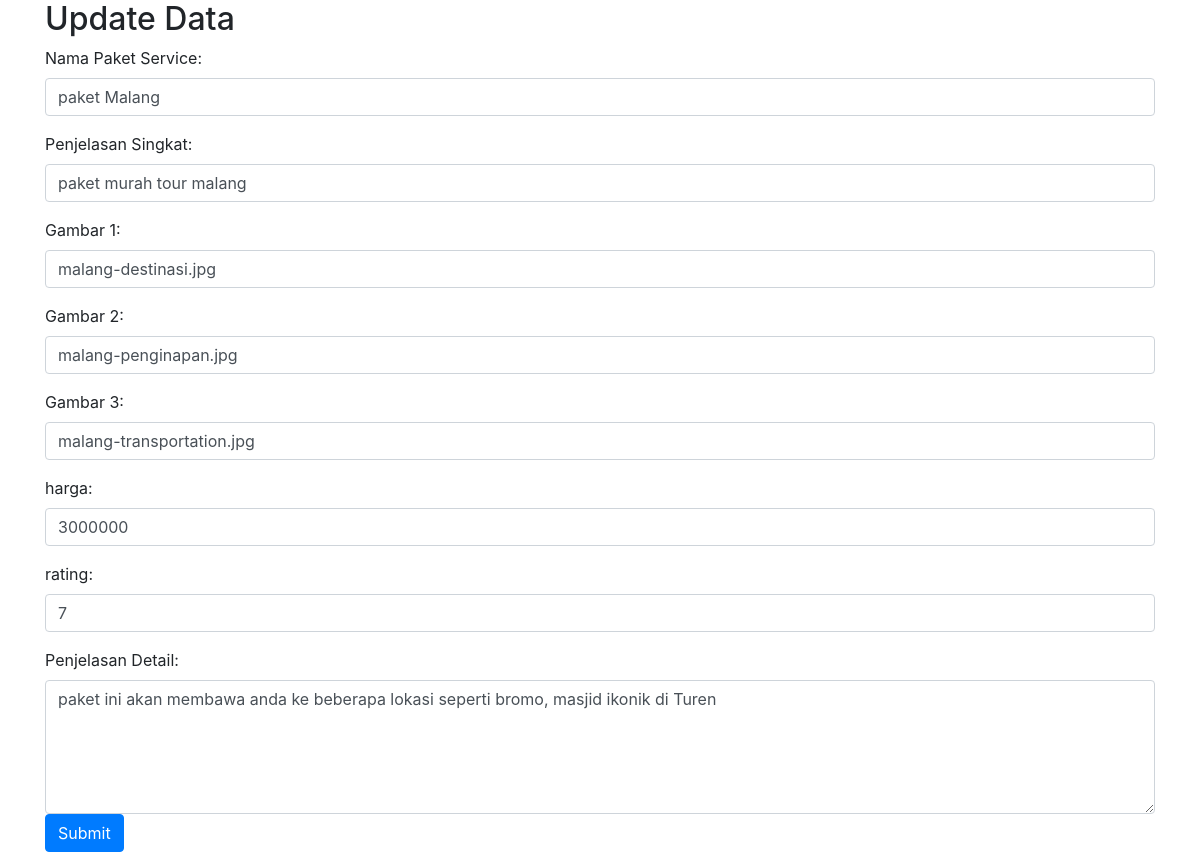
/applied/admin-pack/update-pack.php?id_paket_service=1, run on the app's committed database.
### tables this page shows
CREATE TABLE `paket_service` (
  `id_paket_service` int(11) NOT NULL,
  `nama_paket_service` varchar(100) NOT NULL,
  `penjelasan_singkat_paket_service` varchar(100) NOT NULL,
  `penjelasan_detail_paket_service` varchar(500) NOT NULL,
  `gambar_1_paket_service` varchar(100) DEFAULT NULL,
  `gambar_2_paket_service` varchar(100) DEFAULT NULL,
  `gambar_3_paket_service` varchar(100) DEFAULT NULL,
  `harga_paket_service` int(11) NOT NULL,
  `rating_paket_service` int(11) NOT NULL
);

### applied/admin-pack/update-pack.php (the view, shortened to what this page needs)
<!DOCTYPE html>
<html>
<head>
    <link rel="stylesheet" href="https://cdn.jsdelivr.net/npm/bootstrap@4.6.1/dist/css/bootstrap.min.css">
</head>
<body>
    <div class="container">
        <?php
        include_once "../koneksi.php";
        if (isset($_GET['id_paket_service'])) {
            $id_paket_service = input($_GET["id_paket_service"]);
            $sql = "select * from paket_service where id_paket_service=$id_paket_service";
            $hasil = mysqli_query($conn, $sql);
            $data_paket_service = mysqli_fetch_assoc($hasil);
        }
        function input($data)
        {
            $data = trim($data);
            $data = stripslashes($data);
            $data = htmlspecialchars($data);
            return $data;
        }
        ?>
        <h2>Update Data</h2>
        <form action="<?php echo htmlspecialchars($_SERVER["PHP_SELF"]);
                        ?>" method="post">
            <div class="form-group">
                <label>Nama Paket Service:</label>
                <input type="text" name="nama_paket_service" class="form-control" placeholder="Masukan nama paket service" required value="<?= $data_paket_service["nama_paket_service"] ?>" />
            </div>
            <div class="form-group">
                <label>Penjelasan Singkat:</label>
                <input type="text" name="penjelasan_singkat_paket_service" class="form-control" placeholder="Masukan Penjelasan Singkat" required value="<?= $data_paket_service["penjelasan_singkat_paket_service"] ?>"/>
            </div>
            <div class="form-group">
                <label>Gambar 1:</label>
                <input type="text" name="gambar_1_paket_service" class="form-control" placeholder="Masukan Nama Gambar 1" value="<?= $data_paket_service["gambar_1_paket_service"] ?>"/>
            </div>
            <div class="form-group">
                <label>Gambar 2:</label>
                <input type="text" name="gambar_2_paket_service" class="form-control" placeholder="Masukan Nama Gambar 2" value="<?= $data_paket_service["gambar_2_paket_service"] ?>"/>
            </div>
            <div class="form-group">
                <label>Gambar 3:</label>
                <input type="text" name="gambar_3_paket_service" class="form-control" placeholder="Masukan Nama Gambar 3" value="<?= $data_paket_service["gambar_3_paket_service"] ?>"/>
            </div>
            <div class="form-group">
                <label>harga:</label>
                <input type="text" name="harga_paket_service" class="form-control" placeholder="Masukan harga" value="<?= $data_paket_service["harga_paket_service"] ?>"/>
            </div>
            <div class="form-group">
                <label>rating:</label>
                <input type="text" name="rating_paket_service" class="form-control" placeholder="Masukan rating" value="<?= $data_paket_service["rating_paket_service"] ?>"/>
            </div>
            <div class="Penjelasan Detail">
                <label>Penjelasan Detail:</label>
                <textarea name="penjelasan_detail_paket_service" class="form-control" rows="5" placeholder="Masukan Penjelasan Detail" required ><?= $data_paket_service["penjelasan_detail_paket_service"]?>
            </textarea>
            </div>
            <button type="submit" name="submit" class="btn btn-primary">Submit</button>
        </form>
    </div>
</body>
</html>

### data on the page
paket_service: nama_paket_service "paket Malang", penjelasan_singkat_paket_service "paket murah tour malang", gambar_1_paket_service "malang-destinasi.jpg", gambar_2_paket_service "malang-penginapan.jpg", gambar_3_paket_service "malang-transportation.jpg", harga_paket_service "3000000", rating_paket_service "7", penjelasan_detail_paket_service "paket ini akan membawa anda ke beberapa lokasi seperti bromo, masjid ikonik di Turen"
